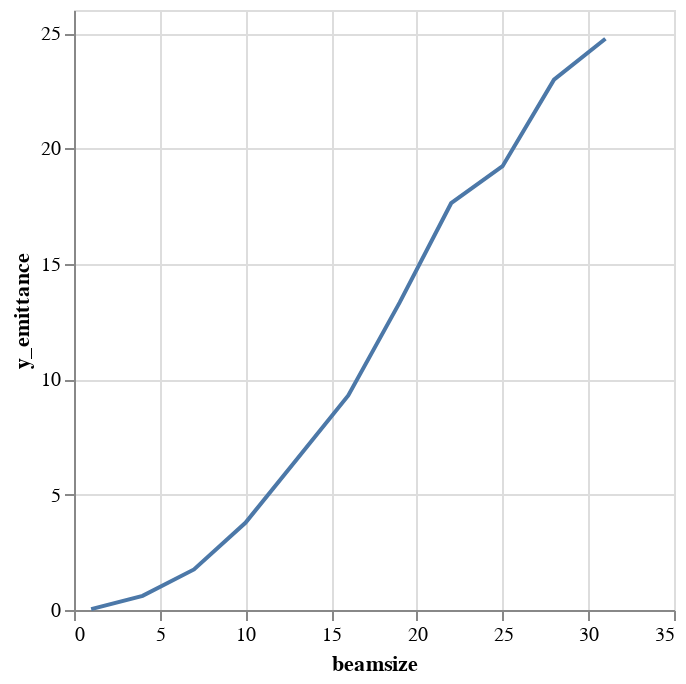

The cell this chart's notebook holds for it:
### Code cell
alt.Chart(emit_df).mark_line().encode(
    x='beamsize',
    y='y_emittance',
)

### Figure 1 — Vega-Lite specification as saved in the notebook (floating-point values rounded to 4 significant figures)
{"$schema": "https://vega.github.io/schema/vega-lite/v1.2.1.json", "data": {"values": [{"beamsize": 1, "losses": 0, "relbeta": 0.002308, "sourceID": 16777217, "sourceName": "bs_1", "x_emittance": 0.03888, "x_norm_emittance": 8.976e-05, "y_emittance": 0.0388, "y_norm_emittance": 8.958e-05}, {"beamsize": 4, "losses": 0, "relbeta": 0.002308, "sourceID": 16777218, "sourceName": "bs_4", "x_emittance": 0.6259, "x_norm_emittance": 0.001445, "y_emittance": 0.6147, "y_norm_emittance": 0.001419}, {"beamsize": 7, "losses": 0, "relbeta": 0.002308, "sourceID": 16777219, "sourceName": "bs_7", "x_emittance": 1.867, "x_norm_emittance": 0.004309, "y_emittance": 1.757, "y_norm_emittance": 0.004055}, {"beamsize": 10, "losses": 0, "relbeta": 0.002308, "sourceID": 16777220, "sourceName": "bs_10", "x_emittance": 4.196, "x_norm_emittance": 0.009687, "y_emittance": 3.781, "y_norm_emittance": 0.008728}, {"beamsize": 13, "losses": 1, "relbeta": 0.002308, "sourceID": 16777221, "sourceName": "bs_13", "x_emittance": 8.181, "x_norm_emittance": 0.01888, "y_emittance": 6.529, "y_norm_emittance": 0.01507}, {"beamsize": 16, "losses": 13, "relbeta": 0.002308, "sourceID": 16777222, "sourceName": "bs_16", "x_emittance": 13.41, "x_norm_emittance": 0.03096, "y_emittance": 9.296, "y_norm_emittance": 0.02146}, {"beamsize": 19, "losses": 33, "relbeta": 0.002308, "sourceID": 16777223, "sourceName": "bs_19", "x_emittance": 20.55, "x_norm_emittance": 0.04745, "y_emittance": 13.33, "y_norm_emittance": 0.03078}, {"beamsize": 22, "losses": 55, "relbeta": 0.002308, "sourceID": 16777224, "sourceName": "bs_22", "x_emittance": 24.62, "x_norm_emittance": 0.05684, "y_emittance": 17.63, "y_norm_emittance": 0.04069}, {"beamsize": 25, "losses": 109, "relbeta": 0.002308, "sourceID": 16777225, "sourceName": "bs_25", "x_emittance": 29.53, "x_norm_emittance": 0.06817, "y_emittance": 19.23, "y_norm_emittance": 0.0444}, {"beamsize": 28, "losses": 150, "relbeta": 0.002308, "sourceID": 16777226, "sourceName": "bs_28", "x_emittance": 32.37, "x_norm_emittance": 0.07472, "y_emittance": 22.98, "y_norm_emittance": 0.05305}, {"beamsize": 31, "losses": 186, "relbeta": 0.002308, "sourceID": 16777227, "sourceName": "bs_31", "x_emittance": 34.64, "x_norm_emittance": 0.07996, "y_emittance": 24.76, "y_norm_emittance": 0.05715}]}, "encoding": {"x": {"field": "beamsize", "type": "quantitative"}, "y": {"field": "y_emittance", "type": "quantitative"}}, "mark": "line"}
